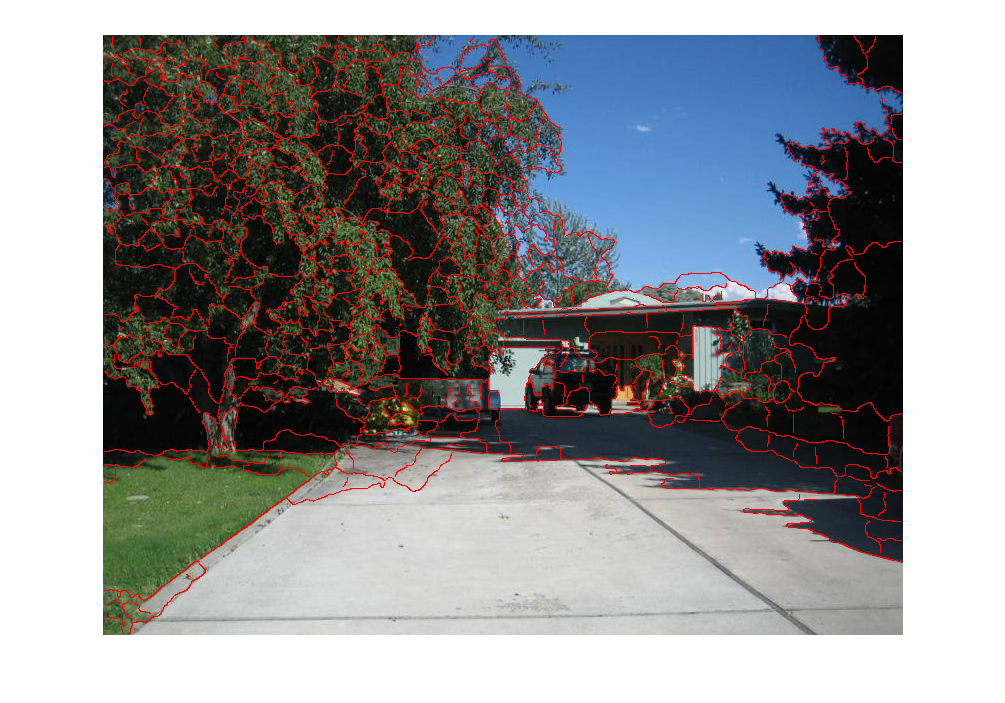
%> input picture src/annotate/untitled.png, 1005 x 703 px
$ octave --eval "result = calcTextonHist(imread('../annotate/untitled.png'));"   (GNU Octave 9; MATLAB toolbox functions it lacks are replaced by stand-ins)
%> lines starting %> are read from the running program, lines starting %| are printed output that depends on the picture; in (x1, y1, x2, y2) boxes, pixels count from 0 and x2, y2 are one past the last pixel; in counts of white or black regions, pixels touching at a corner belong together; the program's own positions count from 1
### src/utils/fbRun.m
function [fim] = fbRun(fb,im)
% function [fim] = fbRun(fb,im)
%
% Run a filterbank on an image with reflected boundary conditions.
%
% See also fbCreate,padReflect.
%
% David R. Martin <dmartin@eecs.berkeley.edu>
% March 2003

% find the max filter size
maxsz = max(size(fb{1}));
for i = 1:numel(fb),
  maxsz = max(maxsz,max(size(fb{i})));
end

% pad the image
r = floor(maxsz/2);
impad = padReflect(im,r);

% run the filterbank on the padded image, and crop the result back
% to the original image size
fim = cell(size(fb));
for i = 1:numel(fb),
  if size(fb{i},1)<50,
    fim{i} = conv2(impad,fb{i},'same');
  else
    fim{i} = fftconv2(impad,fb{i});
  end
  fim{i} = fim{i}(r+1:end-r,r+1:end-r);
end

### src/utils/padReflect.m
function [impad] = padReflect(im,r)
% function [impad] = padReflect(im,r)
%
% Pad an image with a border of size r, and reflect the image into
% the border.
%
% David R. Martin <dmartin@eecs.berkeley.edu>
% March 2003

impad = zeros(size(im)+2*r);
impad(r+1:end-r,r+1:end-r) = im; % middle
impad(1:r,r+1:end-r) = flipud(im(1:r,:)); % top
impad(end-r+1:end,r+1:end-r) = flipud(im(end-r+1:end,:)); % bottom
impad(r+1:end-r,1:r) = fliplr(im(:,1:r)); % left
impad(r+1:end-r,end-r+1:end) = fliplr(im(:,end-r+1:end)); % right
impad(1:r,1:r) = flipud(fliplr(im(1:r,1:r))); % top-left
impad(1:r,end-r+1:end) = flipud(fliplr(im(1:r,end-r+1:end))); % top-right
impad(end-r+1:end,1:r) = flipud(fliplr(im(end-r+1:end,1:r))); % bottom-left
impad(end-r+1:end,end-r+1:end) = flipud(fliplr(im(end-r+1:end,end-r+1:end))); % bottom-right

### src/utils/assignTextons.m
function [map] = assignTextons(fim,textons)
% function [map] = assignTextons(fim,textons)

d = numel(fim);
n = numel(fim{1});
data = zeros(d,n);
for i = 1:d,
  data(i,:) = fim{i}(:)';
end

d2 = distSqr(data,textons);
[y,map] = min(d2,[],2);
[w,h] = size(fim{1});
map = reshape(map,w,h);

### src/utils/distSqr.m
function z = distSqr(x,y)
% function z = distSqr(x,y)
%
% Return matrix of all-pairs squared distances between the vectors
% in the columns of x and y.
%
% INPUTS
% 	x 	dxn matrix of vectors
% 	y 	dxm matrix of vectors
%
% OUTPUTS
% 	z 	nxm matrix of squared distances
%
% This routine is faster when m<n than when m>n.
%
% David Martin <dmartin@eecs.berkeley.edu>
% March 2003

% Based on dist2.m code,
% Copyright (c) Christopher M Bishop, Ian T Nabney (1996, 1997)

if size(x,1)~=size(y,1),
  error('size(x,1)~=size(y,1)');
end

[d,n] = size(x);
[d,m] = size(y);

% z = repmat(sum(x.^2)',1,m) ...
%     + repmat(sum(y.^2),n,1) ...
%     - 2*x'*y;

z = x'*y;
x2 = sum(x.^2)';
y2 = sum(y.^2);
for i = 1:m,
  z(:,i) = x2 + y2(i) - 2*z(:,i);
end

### src/utils/calcTextHist.m
function desc = calcTextonHist(im)
	gray_im = rgb2gray(im);

	load('bsd300_128.mat');
	fim = fbRun(fb,gray_im);
	im = assignTextons(fim, textons);
	[hgt wid] = size(im);

	binNum = 128;
	binVal = 1:binNum;
	desc = zeros(1,binNum);

	cnt = 0;
	for bin = 1 : binNum
		I =  (im(:)==binVal(bin));
		desc(1, bin) = sum(I);
	end

	tmp = sum(desc, 2);
	desc = desc ./ repmat(tmp(:), [1 size(desc,2)]);

end
%> in calcTextonHist, `gray_im = rgb2gray(im);`:
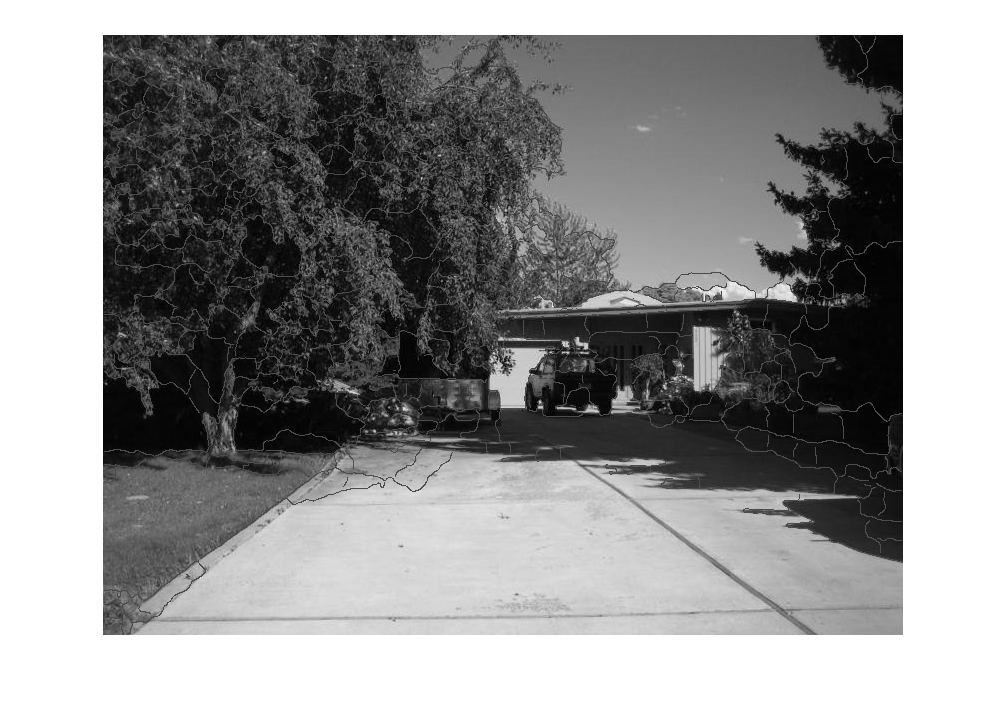
%> gray_im: size 703x1005 uint8; min 0, max 255, mean 145.2
%> in padReflect, `impad(r+1:end-r,r+1:end-r) = im;`:
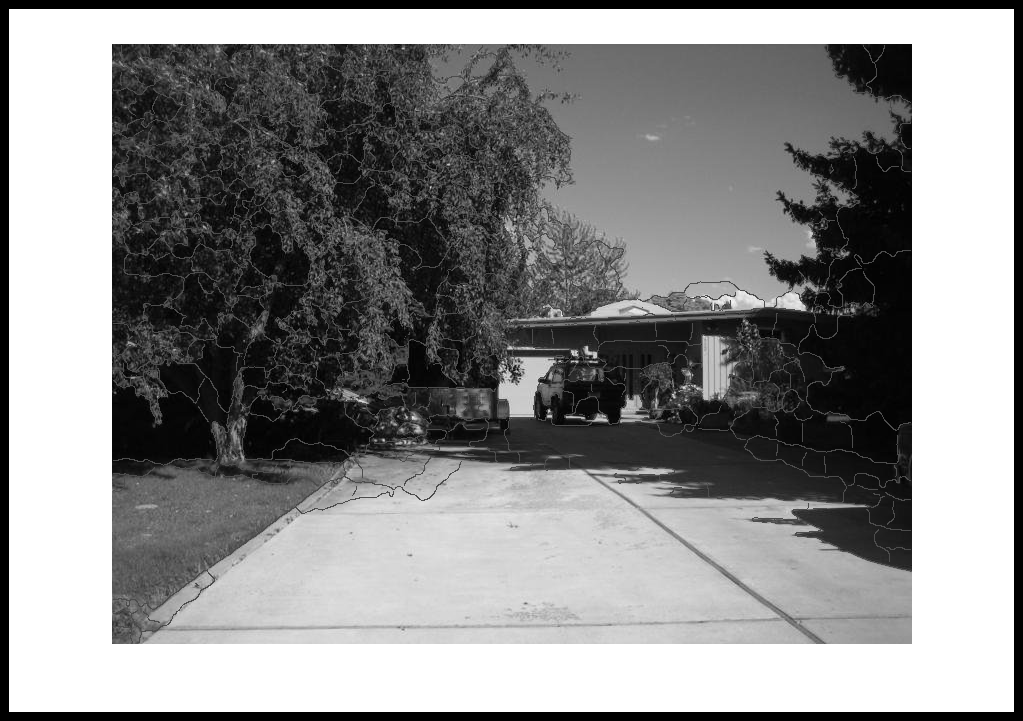
%> impad: size 721x1023 double; min 0, max 255, mean 139.1
%> in padReflect, `impad(r+1:end-r,end-r+1:end) = fliplr(im(:,end-r+1:end));`:
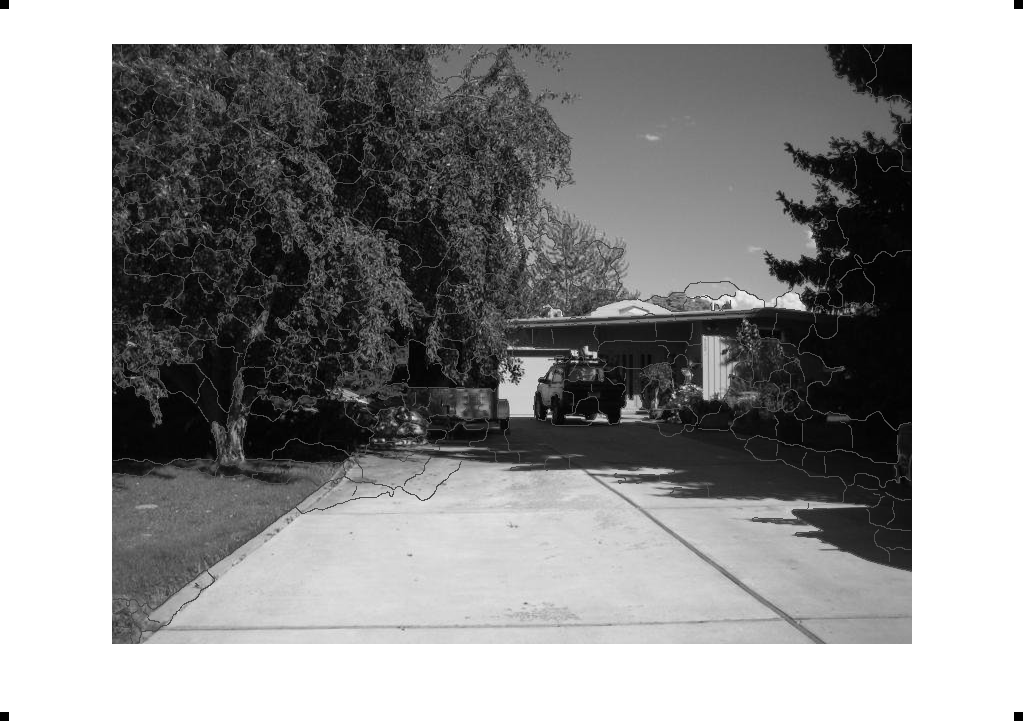
%> impad: size 721x1023 double; min 0, max 255, mean 149.7
%> in padReflect, `impad(1:r,1:r) = flipud(fliplr(im(1:r,1:r)));`: impad: size 721x1023 double; 0.01% of pixels changed, all inside (x1, y1, x2, y2) = (0, 0, 9, 9)
%> in padReflect, `impad(1:r,end-r+1:end) = flipud(fliplr(im(1:r,end-r+1:end)));`: impad: size 721x1023 double; min 0, max 255, mean 149.7; mean of the top-left, top-right, bottom-left and bottom-right quarters 113.7, 143.7, 172.2, 169.1
%> in padReflect, `impad(end-r+1:end,1:r) = flipud(fliplr(im(end-r+1:end,1:r)));`: impad: size 721x1023 double; min 0, max 255, mean 149.8
%> in padReflect, `impad(end-r+1:end,end-r+1:end) = flipud(fliplr(im(end-r+1:end,end-r+1:..`: impad: size 721x1023 double; min 0, max 255, mean 149.8; mean of the top-left, top-right, bottom-left and bottom-right quarters 113.7, 143.7, 172.3, 169.3
%> after the loop in fbRun, `for i = 1:numel(fb),`: fim = 24 items
%> in assignTextons, `d = numel(fim);`: d = 24
%> in assignTextons, `n = numel(fim{1});`: n = 706515
%> the loop in assignTextons, `for i = 1:d,` made 24 passes
%> in assignTextons, `[w,h] = size(fim{1});`: w = 703; h = 1005
%> in assignTextons, `map = reshape(map,w,h);`:
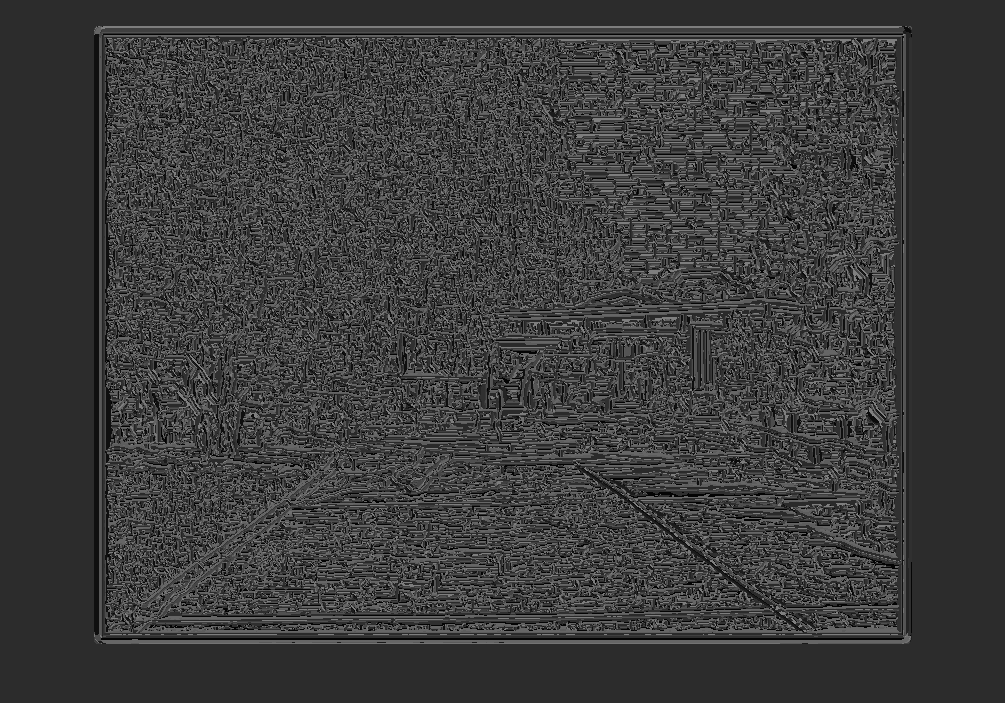
%> map: size 703x1005 double; min 1, max 128, mean 59.7
%> after the loop in calcTextonHist, `for bin = 1 : binNum`: desc = 128 values, max 201049 at index 44, min 5 at index 118, mean 5519.6
%> in calcTextonHist, `tmp = sum(desc, 2);`: tmp = 706515
%> in calcTextonHist, `desc = desc ./ repmat(tmp(:), [1 size(desc,2)]);`: desc = 128 values, max 0.285 at index 44, min 7.08e-06 at index 118, mean 0.00781
%> `result = calcTextonHist(imread('../annotate/untitled.png'));`: result has the same summary as desc in calcTextonHist
